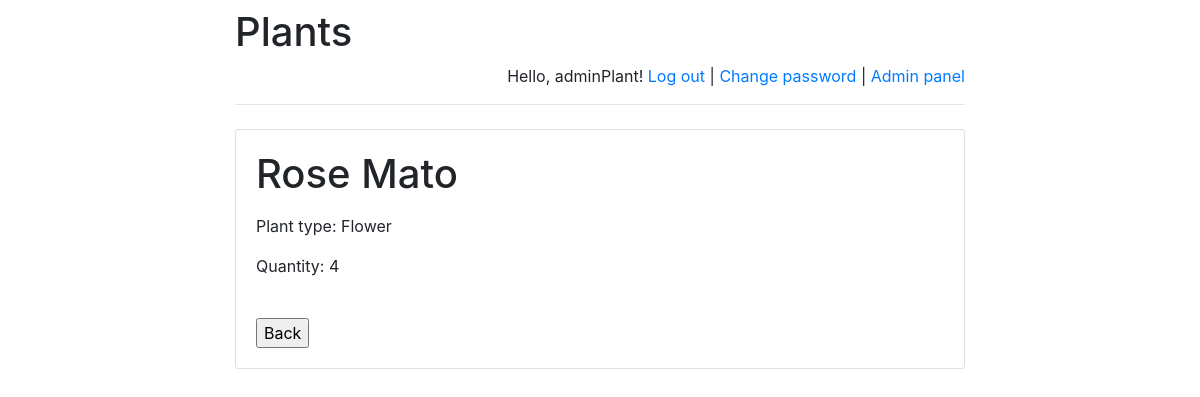
The page /plants/12/ (signed in) on the database its author committed.
### plants/models.py (models this page shows)
class Plant(models.Model):
    plant_name = models.CharField(max_length=255)
    plant_type = models.CharField(max_length=255)
    plant_number = models.IntegerField(default=0)
    pub_date = models.DateTimeField('date published')

### plants/views.py (the view)
# urls.py: re_path('^([0-9]+)/$', views.detail, name='detail'),
def detail(request, plant_id):
    error_message = None
    if "error_message" in request.GET:
        error_message = request.GET["error_message"]
    return render(
        request,
        "plcard.html",
        {
            "plant": get_object_or_404(Plant, pk=plant_id),
            "error_message": error_message
        }
    )

### plants/templates/plcard.html (shortened to what this page needs)
{% extends 'base.html' %}
{% block main %}
<h1>{{ plant.plant_name }}</h1>
    <p>Plant type:  {{plant.plant_type}}</p>
    <p>Quantity: {{plant.plant_number}}</p>
    <br>
    <input type="button" onclick="history.back()" value="Back" />
{% endblock %}

### plants/templates/base.html (shortened to what this page needs)
<!doctype html>
<html lang="en">
<head>
    <link rel="stylesheet"
href="https://stackpath.bootstrapcdn.com/bootstrap/4.1.3/css/bootstrap.min.css">
</head>
<body>
<div class="container">
    <div class="row justify-content-center">
        <div class="col-8">
            <h1 class="mt-2">Plants</h1>
            {% if user.is_authenticated %}
                <p class="text-right">
                    Hello, {{ user.username }}!
                    <a href="/riddles/logout">Log out</a> |
                    <a href="/riddles/password-change">
                        Change password
                    </a>
                    {% if user.is_staff %}
                        | <a href="/plants/admin">Admin panel</a>
                    {% endif %}
                </p>
            {% else %}
                <p class="text-right">
                    <a href="/riddles/login">Log in</a> |
                    <a href="/riddles/register">Register</a>
                </p>
            {% endif %}
            <hr class="mt-0 mb-4">
            <div class="card">
                <div class="card-body">
                    {% block main %}
                    {% endblock %}
                </div>
            </div>
        </div>
    </div>
</div>
</body>
</html>

### rows shown on the page
Plant: plant_name "Rose Mato", plant_type "Flower", plant_number "4"

### other values the page prints
{{ user.username }} "adminPlant"
